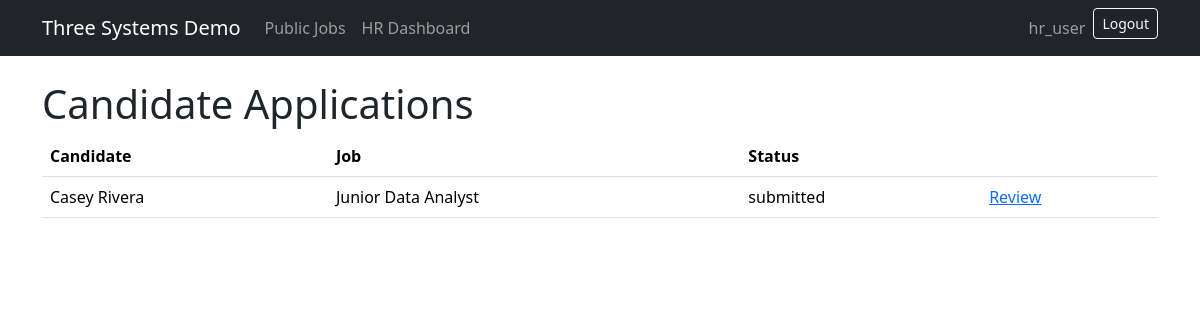
/hr/applications/ (signed in), run on an earlier commit of the app's database.
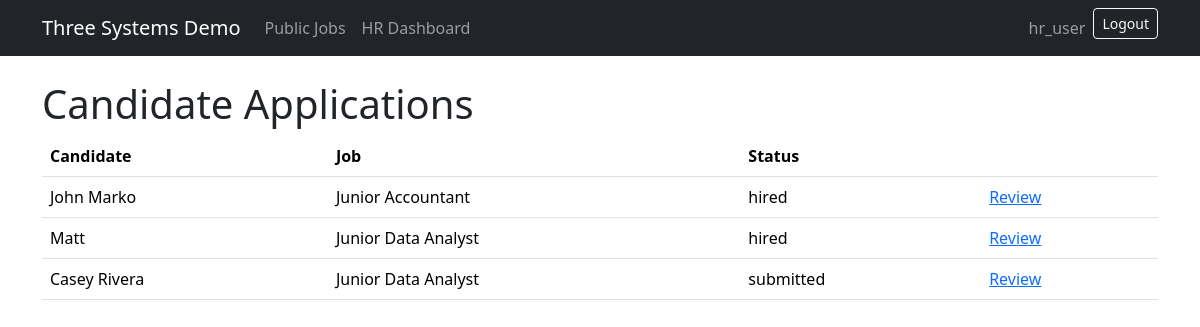
And on a later commit of the database.
### hr/models.py (models this page shows, shortened)
class CandidateApplication(models.Model):
    STATUS_CHOICES = [('submitted','Submitted'),('under_review','Under Review'),('interview','Interview'),('rejected','Rejected'),('hired','Hired')]
    job = models.ForeignKey(JobPosting, on_delete=models.CASCADE, related_name='applications')
    candidate_name = models.CharField(max_length=200)
    candidate_email = models.EmailField()
    resume_text = models.TextField(blank=True)
    status = models.CharField(max_length=20, choices=STATUS_CHOICES, default='submitted')
    source_system = models.CharField(max_length=100, default='external_jobs')
    created_at = models.DateTimeField(auto_now_add=True)
    updated_at = models.DateTimeField(auto_now=True)

class JobPosting(models.Model):
    STATUS_CHOICES = [('draft','Draft'),('approved','Approved'),('published','Published'),('closed','Closed')]
    title = models.CharField(max_length=200)
    department = models.CharField(max_length=120)
    short_prompt = models.TextField(blank=True)
    description = models.TextField(blank=True)
    status = models.CharField(max_length=20, choices=STATUS_CHOICES, default='draft')
    created_by = models.ForeignKey(settings.AUTH_USER_MODEL, on_delete=models.SET_NULL, null=True, blank=True)
    created_at = models.DateTimeField(auto_now_add=True)
    updated_at = models.DateTimeField(auto_now=True)
    external_posting_id = models.IntegerField(null=True, blank=True)

### hr/views.py (the view)
# urls.py: path('applications/', views.application_list, name='application_list'),
@hr_required
def application_list(request):
    return render(request, 'hr/application_list.html', {'applications': CandidateApplication.objects.select_related('job').order_by('-created_at')})

### hr/permissions.py (called while the page is built)
def is_hr_user(user):
    return user.is_authenticated and (user.is_superuser or user.groups.filter(name='HR').exists())

def hr_required(view_func):
    @login_required
    @wraps(view_func)
    def wrapper(request, *args, **kwargs):
        if not is_hr_user(request.user):
            raise PermissionDenied('HR group membership is required.')
        return view_func(request, *args, **kwargs)
    return wrapper

### hr/templatetags/group_tags.py (called while the page is built)
@register.filter
def has_group(user, group_name):
    return user.is_authenticated and user.groups.filter(name=group_name).exists()

### hr/templates/hr/application_list.html
{% extends "base.html" %}{% block content %}<h1>Candidate Applications</h1><table class="table"><tr><th>Candidate</th><th>Job</th><th>Status</th><th></th></tr>{% for app in applications %}<tr><td>{{ app.candidate_name }}</td><td>{{ app.job.title }}</td><td>{{ app.status }}</td><td><a href="{% url 'hr:application_detail' app.pk %}">Review</a></td></tr>{% empty %}<tr><td colspan="4">No applications yet.</td></tr>{% endfor %}</table>{% endblock %}

What changed in the data, as far as the page shows it:
added CandidateApplication: candidate_name "John Marko", job "Junior Accountant", status "hired"
added CandidateApplication: candidate_name "Matt", job "Junior Data Analyst", status "hired"
